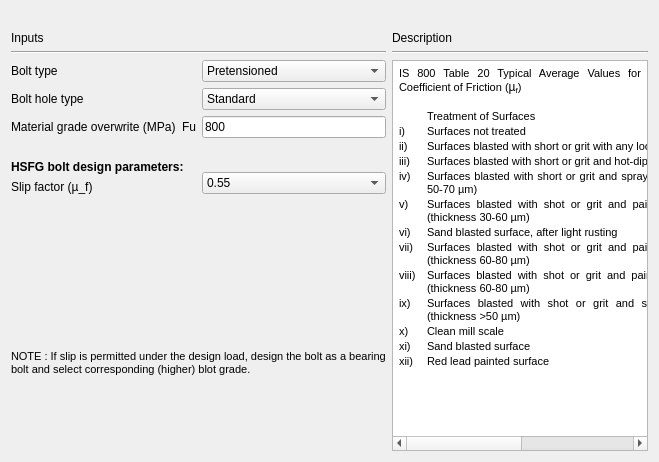
     <widget class="QWidget" name="tab_Bolt">
      <attribute name="title">
       <string>Bolt</string>
      </attribute>
      <layout class="QGridLayout" name="gridLayout_22">
       <item row="0" column="2">
        <widget class="QLabel" name="label_9">
         <property name="text">
          <string/>
         </property>
        </widget>
       </item>
       <item row="1" column="0" rowspan="2">
        <layout class="QGridLayout" name="gridLayout_21">
         <item row="0" column="0">
          <layout class="QGridLayout" name="gridLayout_16">
           <item row="1" column="0">
            <layout class="QGridLayout" name="gridLayout_14">
             <item row="0" column="0" colspan="2">
              <layout class="QGridLayout" name="gridLayout_9">
               <item row="0" column="0">
                <widget class="QLabel" name="label">
                 <property name="font">
                  <font>
                   <family>Arial</family>
                  </font>
                 </property>
                 <property name="text">
                  <string>Bolt type</string>
                 </property>
                </widget>
               </item>
               <item row="0" column="1" rowspan="3">
                <layout class="QGridLayout" name="gridLayout">
                 <item row="1" column="1">
                  <widget class="QComboBox" name="combo_boltHoleType">
                   <property name="font">
                    <font>
                     <family>Arial</family>
                    </font>
                   </property>
                   <property name="focusPolicy">
                    <enum>Qt::TabFocus</enum>
                   </property>
                   <item>
                    <property name="text">
                     <string>Standard</string>
                    </property>
                   </item>
                   <item>
                    <property name="text">
                     <string>Over-sized</string>
                    </property>
                   </item>
                  </widget>
                 </item>
                 <item row="2" column="0">
                  <widget class="QLabel" name="label_8">
                   <property name="text">
                    <string>Fu</string>
                   </property>
                  </widget>
                 </item>
                 <item row="2" column="1">
                  <widget class="QLineEdit" name="txt_boltFu">
                   <property name="font">
                    <font>
                     <family>Arial</family>
                    </font>
                   </property>
                   <property name="text">
                    <string>800</string>
                   </property>
                   <property name="alignment">
                    <set>Qt::AlignLeading|Qt::AlignLeft|Qt::AlignVCenter</set>
                   </property>
                   <property name="readOnly">
                    <bool>false</bool>
                   </property>
                  </widget>
                 </item>
                 <item row="0" column="1">
                  <widget class="QComboBox" name="combo_boltType">
                   <property name="font">
                    <font>
                     <family>Arial</family>
                    </font>
                   </property>
                   <item>
                    <property name="text">
                     <string>Pretensioned</string>
                    </property>
                   </item>
                   <item>
                    <property name="text">
                     <string>Non-pretensioned</string>
                    </property>
                   </item>
                  </widget>
                 </item>
                </layout>
               </item>
               <item row="2" column="0">
                <widget class="QLabel" name="label_4">
                 <property name="font">
                  <font>
                   <family>Arial</family>
                  </font>
                 </property>
                 <property name="text">
                  <string>Material grade overwrite (MPa)</string>
                 </property>
                </widget>
               </item>
               <item row="1" column="0">
                <widget class="QLabel" name="label_2">
                 <property name="font">
                  <font>
                   <family>Arial</family>
                  </font>
                 </property>
                 <property name="text">
                  <string>Bolt hole type</string>
                 </property>
                </widget>
               </item>
              </layout>
             </item>
             <item row="1" column="0">
              <layout class="QGridLayout" name="gridLayout_12">
               <item row="0" column="0">
                <spacer name="verticalSpacer_6">
                 <property name="orientation">
                  <enum>Qt::Vertical</enum>
                 </property>
                 <property name="sizeHint" stdset="0">
                  <size>
                   <width>168</width>
                   <height>13</height>
                  </size>
                 </property>
                </spacer>
               </item>
               <item row="1" column="0">
                <widget class="QLabel" name="label_7">
                 <property name="font">
                  <font>
                   <family>Arial</family>
                   <weight>75</weight>
                   <bold>true</bold>
                  </font>
                 </property>
                 <property name="text">
                  <string>HSFG bolt design parameters:</string>
                 </property>
                </widget>
               </item>
               <item row="2" column="0">
                <widget class="QLabel" name="label_15">
                 <property name="font">
                  <font>
                   <family>Arial</family>
                  </font>
                 </property>
                 <property name="text">
                  <string>Slip factor (µ_f)</string>
                 </property>
                </widget>
               </item>
              </layout>
             </item>
             <item row="1" column="1">
              <layout class="QGridLayout" name="gridLayout_11">
               <item row="0" column="0">
                <spacer name="verticalSpacer_5">
                 <property name="orientation">
                  <enum>Qt::Vertical</enum>
                 </property>
                 <property name="sizeHint" stdset="0">
                  <size>
                   <width>128</width>
                   <height>28</height>
                  </size>
                 </property>
                </spacer>
               </item>
               <item row="1" column="0">
                <widget class="QComboBox" name="combo_slipfactor">
                 <property name="minimumSize">
                  <size>
                   <width>0</width>
                   <height>0</height>
                  </size>
                 </property>
                 <property name="maximumSize">
                  <size>
                   <width>200</width>
                   <height>16777215</height>
                  </size>
                 </property>
                 <property name="font">
                  <font>
                   <family>Arial</family>
                  </font>
                 </property>
                 <property name="currentIndex">
                  <number>8</number>
                 </property>
                 <item>
                  <property name="text">
                   <string>0.2</string>
                  </property>
                 </item>
                 <item>
                  <property name="text">
                   <string>0.5</string>
                  </property>
                 </item>
                 <item>
                  <property name="text">
                   <string>0.1</string>
                  </property>
                 </item>
                 <item>
                  <property name="text">
                   <string>0.25</string>
                  </property>
                 </item>
                 <item>
                  <property name="text">
                   <string>0.3</string>
                  </property>
                 </item>
                 <item>
                  <property name="text">
                   <string>0.33</string>
                  </property>
                 </item>
                 <item>
                  <property name="text">
                   <string>0.48</string>
                  </property>
                 </item>
                 <item>
                  <property name="text">
                   <string>0.52</string>
                  </property>
                 </item>
                 <item>
                  <property name="text">
                   <string>0.55</string>
                  </property>
                 </item>
                </widget>
               </item>
              </layout>
             </item>
            </layout>
           </item>
           <item row="0" column="0">
            <layout class="QGridLayout" name="gridLayout_15">
             <item row="0" column="0">
              <widget class="QLabel" name="label_5">
               <property name="font">
                <font>
                 <family>Arial</family>
                </font>
               </property>
               <property name="text">
                <string>Inputs</string>
               </property>
              </widget>
             </item>
             <item row="1" column="0">
              <widget class="Line" name="line">
               <property name="orientation">
                <enum>Qt::Horizontal</enum>
               </property>
              </widget>
             </item>
            </layout>
           </item>
          </layout>
         </item>
         <item row="1" column="0">
          <spacer name="verticalSpacer">
           <property name="orientation">
            <enum>Qt::Vertical</enum>
           </property>
           <property name="sizeType">
            <enum>QSizePolicy::Fixed</enum>
           </property>
           <property name="sizeHint" stdset="0">
            <size>
             <width>17</width>
             <height>150</height>
            </size>
           </property>
          </spacer>
         </item>
         <item row="2" column="0">
          <layout class="QGridLayout" name="gridLayout_20">
           <item row="0" column="0">
            <widget class="QLabel" name="label_note">
             <property name="font">
              <font>
               <family>Arial</family>
               <pointsize>8</pointsize>
               <weight>50</weight>
               <italic>false</italic>
               <bold>false</bold>
              </font>
             </property>
             <property name="text">
              <string>NOTE : If slip is permitted under the design load, design the bolt as a bearing
bolt and select corresponding (higher) blot grade.</string>
             </property>
            </widget>
           </item>
           <item row="1" column="0">
            <spacer name="verticalSpacer_10">
             <property name="orientation">
              <enum>Qt::Vertical</enum>
             </property>
             <property name="sizeHint" stdset="0">
              <size>
               <width>20</width>
               <height>75</height>
              </size>
             </property>
            </spacer>
           </item>
          </layout>
         </item>
        </layout>
       </item>
       <item row="1" column="1" rowspan="2" colspan="2">
        <layout class="QGridLayout" name="gridLayout_19">
         <item row="0" column="0">
          <layout class="QGridLayout" name="gridLayout_8">
           <item row="0" column="0">
            <widget class="QLabel" name="label_3">
             <property name="font">
              <font>
               <family>Arial</family>
              </font>
             </property>
             <property name="text">
              <string>Description</string>
             </property>
            </widget>
           </item>
           <item row="1" column="0">
            <widget class="Line" name="line_4">
             <property name="orientation">
              <enum>Qt::Horizontal</enum>
             </property>
            </widget>
           </item>
          </layout>
         </item>
         <item row="1" column="0">
          <widget class="QTextBrowser" name="textBrowser">
           <property name="minimumSize">
            <size>
             <width>210</width>
             <height>320</height>
            </size>
           </property>
           <property name="html">
            <string>&lt;!DOCTYPE HTML PUBLIC &quot;-//W3C//DTD HTML 4.0//EN&quot; &quot;http://www.w3.org/TR/REC-html40/strict.dtd&quot;&gt;
&lt;html&gt;&lt;head&gt;&lt;meta name=&quot;qrichtext&quot; content=&quot;1&quot; /&gt;&lt;style type=&quot;text/css&quot;&gt;
p, li { white-space: pre-wrap; }
&lt;/style&gt;&lt;/head&gt;&lt;body style=&quot; font-family:'Arial'; font-size:7.8pt; font-weight:400; font-style:normal;&quot;&gt;
&lt;table border=&quot;0&quot; style=&quot; margin-top:0px; margin-bottom:0px; margin-left:0px; margin-right:0px;&quot; cellspacing=&quot;2&quot; cellpadding=&quot;0&quot;&gt;
&lt;tr&gt;
&lt;td colspan=&quot;3&quot;&gt;
&lt;p align=&quot;justify&quot; style=&quot; margin-top:12px; margin-bottom:12px; margin-left:0px; margin-right:0px; -qt-block-indent:0; text-indent:0px;&quot;&gt;&lt;span style=&quot; font-family:'MS Shell Dlg 2'; font-size:8pt;&quot;&gt;IS 800 Table 20 Typical Average Values for Coefficient of Friction (&lt;/span&gt;&lt;span style=&quot; font-family:'Calibri,sans-serif'; font-size:9pt;&quot;&gt;µ&lt;/span&gt;&lt;span style=&quot; font-family:'Calibri,sans-serif'; font-size:9pt; vertical-align:sub;&quot;&gt;f&lt;/span&gt;&lt;span style=&quot; font-family:'MS Shell Dlg 2'; font-size:8pt;&quot;&gt;)&lt;/span&gt;&lt;/p&gt;&lt;/td&gt;&lt;/tr&gt;&lt;/table&gt;
&lt;p align=&quot;justify&quot; style=&quot;-qt-paragraph-type:empty; margin-top:12px; margin-bottom:12px; margin-left:0px; margin-right:0px; -qt-block-indent:0; text-indent:0px; font-family:'MS Shell Dlg 2'; font-size:8pt;&quot;&gt;&lt;br /&gt;&lt;/p&gt;
&lt;table border=&quot;0&quot; style=&quot; margin-top:0px; margin-bottom:0px; margin-left:0px; margin-right:0px;&quot; cellspacing=&quot;2&quot; cellpadding=&quot;0&quot;&gt;
&lt;tr&gt;
&lt;td width=&quot;26&quot;&gt;&lt;/td&gt;
&lt;td width=&quot;383&quot;&gt;
&lt;p align=&quot;justify&quot; style=&quot; margin-top:12px; margin-bottom:12px; margin-left:0px; margin-right:0px; -qt-block-indent:0; text-indent:0px;&quot;&gt;&lt;span style=&quot; font-family:'MS Shell Dlg 2'; font-size:8pt;&quot;&gt;Treatment of Surfaces&lt;/span&gt;&lt;/p&gt;&lt;/td&gt;
&lt;td width=&quot;78&quot;&gt;
&lt;p align=&quot;justify&quot; style=&quot; margin-top:12px; margin-bottom:12px; margin-left:0px; margin-right:0px; -qt-block-indent:0; text-indent:0px;&quot;&gt;&lt;span style=&quot; font-family:'MS Shell Dlg 2'; font-size:8pt;&quot;&gt;  µ_f&lt;/span&gt;&lt;/p&gt;&lt;/td&gt;&lt;/tr&gt;
&lt;tr&gt;
&lt;td&gt;
&lt;p align=&quot;justify&quot; style=&quot; margin-top:12px; margin-bottom:12px; margin-left:0px; margin-right:0px; -qt-block-indent:0; text-indent:0px;&quot;&gt;&lt;span style=&quot; font-family:'MS Shell Dlg 2'; font-size:8pt;&quot;&gt;i)&lt;/span&gt;&lt;/p&gt;&lt;/td&gt;
&lt;td&gt;
&lt;p align=&quot;justify&quot; style=&quot; margin-top:12px; margin-bottom:12px; margin-left:0px; margin-right:0px; -qt-block-indent:0; text-indent:0px;&quot;&gt;&lt;span style=&quot; font-family:'MS Shell Dlg 2'; font-size:8pt;&quot;&gt;Surfaces not treated&lt;/span&gt;&lt;/p&gt;&lt;/td&gt;
&lt;td&gt;
&lt;p align=&quot;justify&quot; style=&quot; margin-top:12px; margin-bottom:12px; margin-left:0px; margin-right:0px; -qt-block-indent:0; text-indent:0px;&quot;&gt;&lt;span style=&quot; font-family:'MS Shell Dlg 2'; font-size:8pt;&quot;&gt;  0.2&lt;/span&gt;&lt;/p&gt;&lt;/td&gt;&lt;/tr&gt;
&lt;tr&gt;
&lt;td&gt;
&lt;p align=&quot;justify&quot; style=&quot; margin-top:12px; margin-bottom:12px; margin-left:0px; margin-right:0px; -qt-block-indent:0; text-indent:0px;&quot;&gt;&lt;span style=&quot; font-family:'MS Shell Dlg 2'; font-size:8pt;&quot;&gt;ii)&lt;/span&gt;&lt;/p&gt;&lt;/td&gt;
&lt;td&gt;
&lt;p align=&quot;justify&quot; style=&quot; margin-top:12px; margin-bottom:12px; margin-left:0px; margin-right:0px; -qt-block-indent:0; text-indent:0px;&quot;&gt;&lt;span style=&quot; font-family:'MS Shell Dlg 2'; font-size:8pt;&quot;&gt;Surfaces blasted with short or grit with any loose rust removed, no pitting&lt;/span&gt;&lt;/p&gt;&lt;/td&gt;
&lt;td&gt;
&lt;p align=&quot;justify&quot; style=&quot; margin-top:12px; margin-bottom:12px; margin-left:0px; margin-right:0px; -qt-block-indent:0; text-indent:0px;&quot;&gt;&lt;span style=&quot; font-family:'MS Shell Dlg 2'; font-size:8pt;&quot;&gt;  0.5&lt;/span&gt;&lt;/p&gt;&lt;/td&gt;&lt;/tr&gt;
&lt;tr&gt;
&lt;td&gt;
&lt;p align=&quot;justify&quot; style=&quot; margin-top:12px; margin-bottom:12px; margin-left:0px; margin-right:0px; -qt-block-indent:0; text-indent:0px;&quot;&gt;&lt;span style=&quot; font-family:'MS Shell Dlg 2'; font-size:8pt;&quot;&gt;iii)&lt;/span&gt;&lt;/p&gt;&lt;/td&gt;
&lt;td&gt;
&lt;p align=&quot;justify&quot; style=&quot; margin-top:12px; margin-bottom:12px; margin-left:0px; margin-right:0px; -qt-block-indent:0; text-indent:0px;&quot;&gt;&lt;span style=&quot; font-family:'MS Shell Dlg 2'; font-size:8pt;&quot;&gt;Surfaces blasted with short or grit and hot-dip galvanized&lt;/span&gt;&lt;/p&gt;&lt;/td&gt;
&lt;td&gt;
&lt;p align=&quot;justify&quot; style=&quot; margin-top:12px; margin-bottom:12px; margin-left:0px; margin-right:0px; -qt-block-indent:0; text-indent:0px;&quot;&gt;&lt;span style=&quot; font-family:'MS Shell Dlg 2'; font-size:8pt;&quot;&gt;  0.1&lt;/span&gt;&lt;/p&gt;&lt;/td&gt;&lt;/tr&gt;
&lt;tr&gt;
&lt;td&gt;
&lt;p align=&quot;justify&quot; style=&quot; margin-top:12px; margin-bottom:12px; margin-left:0px; margin-right:0px; -qt-block-indent:0; text-indent:0px;&quot;&gt;&lt;span style=&quot; font-family:'MS Shell Dlg 2'; font-size:8pt;&quot;&gt;iv)&lt;/span&gt;&lt;/p&gt;&lt;/td&gt;
&lt;td&gt;
&lt;p align=&quot;justify&quot; style=&quot; margin-top:12px; margin-bottom:12px; margin-left:0px; margin-right:0px; -qt-block-indent:0; text-indent:0px;&quot;&gt;&lt;span style=&quot; font-family:'MS Shell Dlg 2'; font-size:8pt;&quot;&gt;Surfaces blasted with short or grit and spray - metallized with zinc (thickness 50-70 µm)&lt;/span&gt;&lt;/p&gt;&lt;/td&gt;
&lt;td&gt;
&lt;p align=&quot;justify&quot; style=&quot; margin-top:12px; margin-bottom:12px; margin-left:0px; margin-right:0px; -qt-block-indent:0; text-indent:0px;&quot;&gt;&lt;span style=&quot; font-family:'MS Shell Dlg 2'; font-size:8pt;&quot;&gt;  0.25&lt;/span&gt;&lt;/p&gt;&lt;/td&gt;&lt;/tr&gt;
&lt;tr&gt;
&lt;td&gt;
&lt;p align=&quot;justify&quot; style=&quot; margin-top:12px; margin-bottom:12px; margin-left:0px; margin-right:0px; -qt-block-indent:0; text-indent:0px;&quot;&gt;&lt;span style=&quot; font-family:'MS Shell Dlg 2'; font-size:8pt;&quot;&gt;v)&lt;/span&gt;&lt;/p&gt;&lt;/td&gt;
&lt;td&gt;
&lt;p align=&quot;justify&quot; style=&quot; margin-top:12px; margin-bottom:12px; margin-left:0px; margin-right:0px; -qt-block-indent:0; text-indent:0px;&quot;&gt;&lt;span style=&quot; font-family:'MS Shell Dlg 2'; font-size:8pt;&quot;&gt;Surfaces blasted with shot or grit and painted with ethylzinc silicate coat (thickness 30-60 µm)&lt;/span&gt;&lt;/p&gt;&lt;/td&gt;
&lt;td&gt;
&lt;p align=&quot;justify&quot; style=&quot; margin-top:12px; margin-bottom:12px; margin-left:0px; margin-right:0px; -qt-block-indent:0; text-indent:0px;&quot;&gt;&lt;span style=&quot; font-family:'MS Shell Dlg 2'; font-size:8pt;&quot;&gt;  0.3&lt;/span&gt;&lt;/p&gt;&lt;/td&gt;&lt;/tr&gt;
&lt;tr&gt;
&lt;td&gt;
&lt;p align=&quot;justify&quot; style=&quot; margin-top:12px; margin-bottom:12px; margin-left:0px; margin-right:0px; -qt-block-indent:0; text-indent:0px;&quot;&gt;&lt;span style=&quot; font-family:'MS Shell Dlg 2'; font-size:8pt;&quot;&gt;vi)&lt;/span&gt;&lt;/p&gt;&lt;/td&gt;
&lt;td&gt;
&lt;p align=&quot;justify&quot; style=&quot; margin-top:12px; margin-bottom:12px; margin-left:0px; margin-right:0px; -qt-block-indent:0; text-indent:0px;&quot;&gt;&lt;span style=&quot; font-family:'MS Shell Dlg 2'; font-size:8pt;&quot;&gt;Sand blasted surface, after light rusting&lt;/span&gt;&lt;/p&gt;&lt;/td&gt;
&lt;td&gt;
&lt;p align=&quot;justify&quot; style=&quot; margin-top:12px; margin-bottom:12px; margin-left:0px; margin-right:0px; -qt-block-indent:0; text-indent:0px;&quot;&gt;&lt;span style=&quot; font-family:'MS Shell Dlg 2'; font-size:8pt;&quot;&gt;  0.52&lt;/span&gt;&lt;/p&gt;&lt;/td&gt;&lt;/tr&gt;
&lt;tr&gt;
&lt;td&gt;
&lt;p align=&quot;justify&quot; style=&quot; margin-top:12px; margin-bottom:12px; margin-left:0px; margin-right:0px; -qt-block-indent:0; text-indent:0px;&quot;&gt;&lt;span style=&quot; font-family:'MS Shell Dlg 2'; font-size:8pt;&quot;&gt;vii)&lt;/span&gt;&lt;/p&gt;&lt;/td&gt;
&lt;td&gt;
&lt;p align=&quot;justify&quot; style=&quot; margin-top:12px; margin-bottom:12px; margin-left:0px; margin-right:0px; -qt-block-indent:0; text-indent:0px;&quot;&gt;&lt;span style=&quot; font-family:'MS Shell Dlg 2'; font-size:8pt;&quot;&gt;Surfaces blasted with shot or grit and painted with ethylzinc silicate coat (thickness 60-80 µm)&lt;/span&gt;&lt;/p&gt;&lt;/td&gt;
&lt;td&gt;
&lt;p align=&quot;justify&quot; style=&quot; margin-top:12px; margin-bottom:12px; margin-left:0px; margin-right:0px; -qt-block-indent:0; text-indent:0px;&quot;&gt;&lt;span style=&quot; font-family:'MS Shell Dlg 2'; font-size:8pt;&quot;&gt;  0.3&lt;/span&gt;&lt;/p&gt;&lt;/td&gt;&lt;/tr&gt;
&lt;tr&gt;
&lt;td&gt;
&lt;p align=&quot;justify&quot; style=&quot; margin-top:12px; margin-bottom:12px; margin-left:0px; margin-right:0px; -qt-block-indent:0; text-indent:0px;&quot;&gt;&lt;span style=&quot; font-family:'MS Shell Dlg 2'; font-size:8pt;&quot;&gt;viii)&lt;/span&gt;&lt;/p&gt;&lt;/td&gt;
&lt;td&gt;
&lt;p align=&quot;justify&quot; style=&quot; margin-top:12px; margin-bottom:12px; margin-left:0px; margin-right:0px; -qt-block-indent:0; text-indent:0px;&quot;&gt;&lt;span style=&quot; font-family:'MS Shell Dlg 2'; font-size:8pt;&quot;&gt;Surfaces blasted with shot or grit and painted with alcalizinc silicate coat (thickness 60-80 µm)&lt;/span&gt;&lt;/p&gt;&lt;/td&gt;
&lt;td&gt;
&lt;p align=&quot;justify&quot; style=&quot; margin-top:12px; margin-bottom:12px; margin-left:0px; margin-right:0px; -qt-block-indent:0; text-indent:0px;&quot;&gt;&lt;span style=&quot; font-family:'MS Shell Dlg 2'; font-size:8pt;&quot;&gt;  0.3&lt;/span&gt;&lt;/p&gt;&lt;/td&gt;&lt;/tr&gt;
&lt;tr&gt;
&lt;td&gt;
&lt;p align=&quot;justify&quot; style=&quot; margin-top:12px; margin-bottom:12px; margin-left:0px; margin-right:0px; -qt-block-indent:0; text-indent:0px;&quot;&gt;&lt;span style=&quot; font-family:'MS Shell Dlg 2'; font-size:8pt;&quot;&gt;ix)&lt;/span&gt;&lt;/p&gt;&lt;/td&gt;
&lt;td&gt;
&lt;p align=&quot;justify&quot; style=&quot; margin-top:12px; margin-bottom:12px; margin-left:0px; margin-right:0px; -qt-block-indent:0; text-indent:0px;&quot;&gt;&lt;span style=&quot; font-family:'MS Shell Dlg 2'; font-size:8pt;&quot;&gt;Surfaces blasted with shot or grit and spray metallized with aluminium (thickness &amp;gt;50 µm)&lt;/span&gt;&lt;/p&gt;&lt;/td&gt;
&lt;td&gt;
&lt;p align=&quot;justify&quot; style=&quot; margin-top:12px; margin-bottom:12px; margin-left:0px; margin-right:0px; -qt-block-indent:0; text-indent:0px;&quot;&gt;&lt;span style=&quot; font-family:'MS Shell Dlg 2'; font-size:8pt;&quot;&gt;  0.5&lt;/span&gt;&lt;/p&gt;&lt;/td&gt;&lt;/tr&gt;
&lt;tr&gt;
&lt;td&gt;
&lt;p align=&quot;justify&quot; style=&quot; margin-top:12px; margin-bottom:12px; margin-left:0px; margin-right:0px; -qt-block-indent:0; text-indent:0px;&quot;&gt;&lt;span style=&quot; font-family:'MS Shell Dlg 2'; font-size:8pt;&quot;&gt;x)&lt;/span&gt;&lt;/p&gt;&lt;/td&gt;
&lt;td&gt;
&lt;p align=&quot;justify&quot; style=&quot; margin-top:12px; margin-bottom:12px; margin-left:0px; margin-right:0px; -qt-block-indent:0; text-indent:0px;&quot;&gt;&lt;span style=&quot; font-family:'MS Shell Dlg 2'; font-size:8pt;&quot;&gt;Clean mill scale&lt;/span&gt;&lt;/p&gt;&lt;/td&gt;
&lt;td&gt;
&lt;p align=&quot;justify&quot; style=&quot; margin-top:12px; margin-bottom:12px; margin-left:0px; margin-right:0px; -qt-block-indent:0; text-indent:0px;&quot;&gt;&lt;span style=&quot; font-family:'MS Shell Dlg 2'; font-size:8pt;&quot;&gt;  0.33&lt;/span&gt;&lt;/p&gt;&lt;/td&gt;&lt;/tr&gt;
&lt;tr&gt;
&lt;td&gt;
&lt;p align=&quot;justify&quot; style=&quot; margin-top:12px; margin-bottom:12px; margin-left:0px; margin-right:0px; -qt-block-indent:0; text-indent:0px;&quot;&gt;&lt;span style=&quot; font-family:'MS Shell Dlg 2'; font-size:8pt;&quot;&gt;xi)&lt;/span&gt;&lt;/p&gt;&lt;/td&gt;
&lt;td&gt;
&lt;p align=&quot;justify&quot; style=&quot; margin-top:12px; margin-bottom:12px; margin-left:0px; margin-right:0px; -qt-block-indent:0; text-indent:0px;&quot;&gt;&lt;span style=&quot; font-family:'MS Shell Dlg 2'; font-size:8pt;&quot;&gt;Sand blasted surface&lt;/span&gt;&lt;/p&gt;&lt;/td&gt;
&lt;td&gt;
&lt;p align=&quot;justify&quot; style=&quot; margin-top:12px; margin-bottom:12px; margin-left:0px; margin-right:0px; -qt-block-indent:0; text-indent:0px;&quot;&gt;&lt;span style=&quot; font-family:'MS Shell Dlg 2'; font-size:8pt;&quot;&gt;  0.48&lt;/span&gt;&lt;/p&gt;&lt;/td&gt;&lt;/tr&gt;
&lt;tr&gt;
&lt;td&gt;
&lt;p align=&quot;justify&quot; style=&quot; margin-top:12px; margin-bottom:12px; margin-left:0px; margin-right:0px; -qt-block-indent:0; text-indent:0px;&quot;&gt;&lt;span style=&quot; font-family:'MS Shell Dlg 2'; font-size:8pt;&quot;&gt;xii)&lt;/span&gt;&lt;/p&gt;&lt;/td&gt;
&lt;td&gt;
&lt;p align=&quot;justify&quot; style=&quot; margin-top:12px; margin-bottom:12px; margin-left:0px; margin-right:0px; -qt-block-indent:0; text-indent:0px;&quot;&gt;&lt;span style=&quot; font-family:'MS Shell Dlg 2'; font-size:8pt;&quot;&gt;Red lead painted surface&lt;/span&gt;&lt;/p&gt;&lt;/td&gt;
&lt;td&gt;
&lt;p align=&quot;justify&quot; style=&quot; margin-top:12px; margin-bottom:12px; margin-left:0px; margin-right:0px; -qt-block-indent:0; text-indent:0px;&quot;&gt;&lt;span style=&quot; font-family:'MS Shell Dlg 2'; font-size:8pt;&quot;&gt;  0.1&lt;/span&gt;&lt;/p&gt;
&lt;p align=&quot;justify&quot; style=&quot;-qt-paragraph-type:empty; margin-top:12px; margin-bottom:12px; margin-left:0px; margin-right:0px; -qt-block-indent:0; text-indent:0px; font-family:'MS Shell Dlg 2'; font-size:8pt;&quot;&gt;&lt;br /&gt;&lt;/p&gt;&lt;/td&gt;&lt;/tr&gt;&lt;/table&gt;&lt;/body&gt;&lt;/html&gt;</string>
           </property>
          </widget>
         </item>
        </layout>
       </item>
       <item row="2" column="2">
        <widget class="QLabel" name="label_11">
         <property name="font">
          <font>
           <family>Arial</family>
          </font>
         </property>
         <property name="text">
          <string/>
         </property>
        </widget>
       </item>
      </layout>
     </widget>
